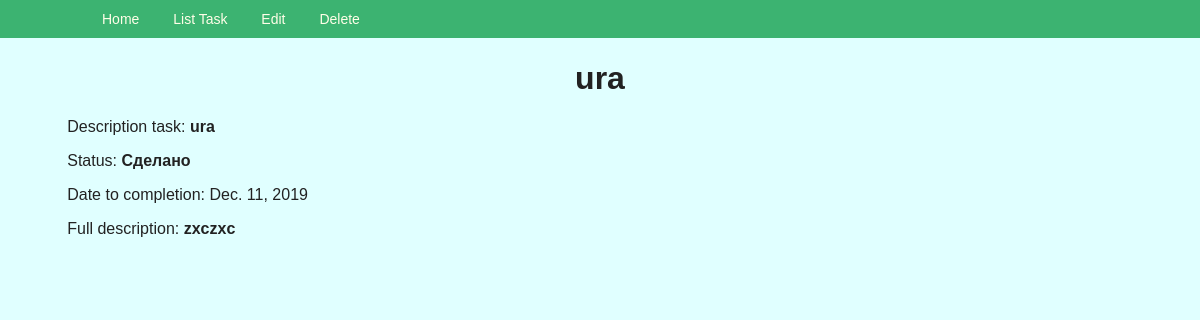
/task/5/, run on the app's committed database.
### webapp/models.py (models this page shows, shortened)
class Task(models.Model):
    description = models.CharField(max_length=200, verbose_name='Описание', null=False, blank=False)
    status = models.CharField(max_length=20, verbose_name='Статус', default=STATUS_CHOICES[0][0],
                              choices=STATUS_CHOICES)
    date_of_completion = models.DateField(null=True, blank=True, verbose_name='Дата выполнения', default=None, )
    full_description = models.TextField(max_length=500, verbose_name='Подробное описание', default=None, blank=True, null=True)

### webapp/views.py (the view)
# urls.py: path('task/<int:pk>/', task_view, name='task_view'),
def task_view(request, pk):
    tasks = get_object_or_404(Task, pk=pk)
    return render(request, 'task.html', context={
        'tasks': tasks
    })

### webapp/templates/task.html (shortened to what this page needs)
{% extends 'base.html' %}
{% block menu %}
        <li><a href="{% url 'task_list' %}">List Task</a></li>
        <li><a href="{% url 'task_update' tasks.pk %}">Edit</a></li>
        <li><a href="{% url 'task_delete' tasks.pk %}">Delete</a></li>
{% endblock %}
{% block content %}
    <h1>{{ tasks.description }}</h1>
    <p>Description task:  <b>{{ tasks.description }}</b> </p>
    <p>Status:  <b>{{ tasks.get_status_display }}</b> </p>
    <p>Date to completion: {{ tasks.date_of_completion }}</p>
    <p>Full description: <b>{{ tasks.full_description }}</b></p>
{% endblock %}

### webapp/static/css/style.css (style rules this page uses)
body { background: lightcyan; color: #222222; font-family: Arial, sans-serif; margin-top: 60px; }
h1 { text-align: center; }
.menu li { display: inline-block; }
.menu a { display: inline-block; text-decoration: none; color: inherit; padding: 5px 15px; }

### data on the page
Task: description "ura", status "Сделано", date_of_completion "Dec. 11, 2019", full_description "zxczxc"
